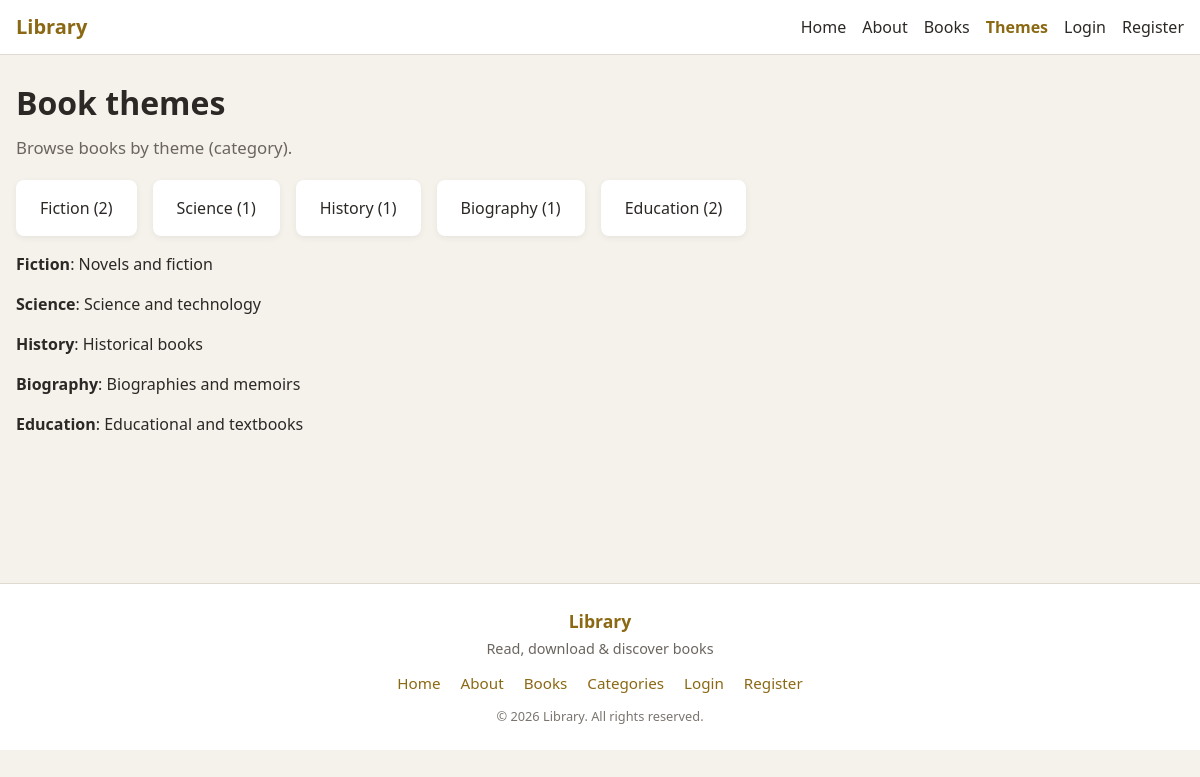
The app's page /themes/index.php with its own data.
### tables this page shows
CREATE TABLE `themes` (
  `id` int(10) UNSIGNED NOT NULL,
  `name` varchar(100) NOT NULL,
  `slug` varchar(100) NOT NULL,
  `description` text DEFAULT NULL,
  `sort_order` int(11) NOT NULL DEFAULT 0,
  `created_at` datetime NOT NULL DEFAULT current_timestamp()
);

### includes/functions.php (called while the page is built, shortened)
<?php
function e(?string $s): string {
    return $s === null ? '' : htmlspecialchars($s, ENT_QUOTES, 'UTF-8');
}
function base_url(string $path = ''): string {
    $path = ltrim($path, '/');
    return BASE_URL . ($path ? '/' . $path : '');
}
function asset(string $path): string {
    return base_url('assets/' . ltrim($path, '/'));
}

### includes/settings.php (called while the page is built, shortened)
<?php
function _settings_cache(bool $clear = false): ?array {
    static $cache = null;
    if ($cache === null) {
        try {
            $pdo = getDb();
            $stmt = $pdo->query('SELECT `key`, `value` FROM settings');
            $cache = $stmt->fetchAll(PDO::FETCH_KEY_PAIR) ?: [];
        } catch (Throwable $e) {
            $cache = [];
        }
    }
    return $cache;
}
function get_setting(string $key, ?string $default = null): ?string {
    $cache = _settings_cache();
    return $cache[$key] ?? $default;
}
function site_logo_url(): ?string {
    $file = get_setting('logo_file');
    return $file ? (SITE_ASSETS_URL . '/' . $file) : null;
}

### includes/auth.php (called while the page is built, shortened)
<?php
function current_user(): ?array {
    $id = $_SESSION['user_id'] ?? null;
    if (!$id) return null;
    $pdo = getDb();
    $stmt = $pdo->prepare('SELECT id, username, email, full_name, avatar, role, bio FROM users WHERE id = ?');
    $stmt->execute([$id]);
    $u = $stmt->fetch();
    return $u ?: null;
}

### themes/index.php (the view, shortened to what this page needs)
<?php
$pdo = getDb();
$stmt = $pdo->query('SELECT t.id, t.name, t.slug, t.description, COUNT(b.id) AS book_count FROM themes t LEFT JOIN books b ON b.theme_id = t.id GROUP BY t.id ORDER BY t.sort_order, t.name');
$themes = $stmt->fetchAll();
$currentNav = 'themes';
require_once dirname(__DIR__) . '/includes/header.php';
?>
<h1>Book themes</h1>
<p class="page-lead">Browse books by theme (category).</p>
<div class="themes-list">
  <?php foreach ($themes as $t): ?>
    <a href="<?= base_url('themes/view.php?slug=' . urlencode($t['slug'])) ?>">
      <?= e($t['name']) ?> (<?= (int) $t['book_count'] ?>)
    </a>
  <?php endforeach; ?>
</div>
<?php if (!empty($themes)): ?>
  <?php foreach ($themes as $t): ?>
    <?php if (!empty($t['description'])): ?>
      <div style="margin:1rem 0;">
        <strong><?= e($t['name']) ?></strong>: <?= e($t['description']) ?>
      </div>
    <?php endif; ?>
  <?php endforeach; ?>
<?php else: ?>
  <p>No themes yet.</p>
<?php endif; ?>
<?php require_once dirname(__DIR__) . '/includes/footer.php'; ?>

### includes/header.php (shortened to what this page needs)
<?php
$currentUser = current_user();
$currentNav = $currentNav ?? null;
$siteName = get_setting('site_name', 'Library');
$siteLogoUrl = site_logo_url();
?>
<!DOCTYPE html>
<html lang="en">
<head>
    <link rel="stylesheet" href="<?= asset('css/style.css') ?>">
</head>
<body>
<?php if (empty($authLayout)): ?>
<header class="site-header" id="site-header">
    <div class="header-inner">
        <a href="<?= base_url() ?>" class="logo">
            <?php if ($siteLogoUrl): ?>
                <img src="<?= e($siteLogoUrl) ?>" alt="<?= e($siteName) ?>" class="site-logo">
            <?php else: ?>
                <?= e($siteName) ?>
            <?php endif; ?>
        </a>
        <nav class="site-nav" id="site-nav">
            <a href="<?= base_url() ?>"<?= $currentNav === 'home' ? ' class="active"' : '' ?>>Home</a>
            <a href="<?= base_url('about.php') ?>"<?= $currentNav === 'about' ? ' class="active"' : '' ?>>About</a>
            <a href="<?= base_url('books/') ?>"<?= $currentNav === 'books' ? ' class="active"' : '' ?>>Books</a>
            <a href="<?= base_url('themes/') ?>"<?= $currentNav === 'themes' ? ' class="active"' : '' ?>>Themes</a>
            <?php if ($currentUser): ?>
                <a href="<?= base_url('user/favorites.php') ?>"<?= $currentNav === 'favorites' ? ' class="active"' : '' ?>>Favorites</a>
                <?php if (in_array($currentUser['role'], ['author', 'admin'], true)): ?>
                    <a href="<?= base_url('author/') ?>"<?= $currentNav === 'author' ? ' class="active"' : '' ?>>My Books</a>
                <?php endif; ?>
                <?php if ($currentUser['role'] === 'admin'): ?>
                    <a href="<?= base_url('admin/') ?>"<?= $currentNav === 'admin' ? ' class="active"' : '' ?>>Admin</a>
                <?php endif; ?>
                <a href="<?= base_url('auth/profile.php') ?>"<?= $currentNav === 'profile' ? ' class="active"' : '' ?>>Profile</a>
                <a href="<?= base_url('auth/logout.php') ?>">Logout</a>
            <?php else: ?>
                <a href="<?= base_url('auth/login.php') ?>">Login</a>
                <a href="<?= base_url('auth/register.php') ?>">Register</a>
            <?php endif; ?>
        </nav>
    </div>
</header>
<main class="main-content<?= !empty($isReaderPage) ? ' reader-main' : '' ?>">
<?php else: ?>
<div class="auth-page-wrap">
<?php endif; ?>

### includes/footer.php (shortened to what this page needs)
<?php if (!empty($authLayout)): ?>
</div>
<script src="<?= asset('js/main.js') ?>"></script>
</body>
</html>
<?php else: ?>
</main>
<footer class="site-footer">
    <div class="footer-inner">
        <?php
        $footerSiteName = get_setting('site_name', 'Library');
        $footerTagline = get_setting('site_tagline', 'Read online, download, and discover books. View on Web or use our App.');
        ?>
        <p class="footer-brand"><?= e($footerSiteName) ?></p>
        <p class="footer-tagline"><?= e($footerTagline) ?></p>
        <nav class="footer-nav" aria-label="Footer navigation">
            <a href="<?= base_url() ?>">Home</a>
            <a href="<?= base_url('about.php') ?>">About</a>
            <a href="<?= base_url('books/') ?>">Books</a>
            <a href="<?= base_url('themes/') ?>">Categories</a>
            <a href="<?= base_url('auth/login.php') ?>">Login</a>
            <a href="<?= base_url('auth/register.php') ?>">Register</a>
        </nav>
        <p class="footer-copy">&copy; <?= date('Y') ?> <?= e($footerSiteName) ?>. All rights reserved.</p>
    </div>
</footer>
</body>
</html>
<?php endif; ?>

### assets/css/style.css (style rules this page uses)
:root { --bg: #f5f1eb; --card: #fff; --text: #2c2825; --muted: #6b6560; --accent: #8b6914; --accent-hover: #6d5210; --border: #e0d9d0; --error: #c0392b; --success: #27ae60; }
* { box-sizing: border-box; }
body { margin: 0; font-family: 'Segoe UI', system-ui, sans-serif; background: var(--bg); color: var(--text); line-height: 1.5; }
.site-header { background: var(--card); border-bottom: 1px solid var(--border); padding: 0.75rem 1rem; }
.header-inner { max-width: 1200px; margin: 0 auto; display: flex; align-items: center; justify-content: space-between; flex-wrap: wrap; gap: 0.5rem; }
.logo { font-weight: 700; font-size: 1.25rem; color: var(--accent); text-decoration: none; display: inline-flex; align-items: center; gap: 0.5rem; }
.site-header nav { display: flex; flex-wrap: wrap; gap: 1rem; }
.site-header nav a { color: var(--text); text-decoration: none; }
.site-header nav a.active { font-weight: 600; color: var(--accent); }
.main-content { max-width: 1200px; margin: 0 auto; padding: 1.5rem 1rem; min-height: 60vh; }
.page-lead { color: var(--muted); font-size: 1.05rem; margin: 0 0 1.25rem; max-width: 640px; }
.site-footer { margin-top: 3rem; padding: 1.5rem 1rem; background: var(--card); border-top: 1px solid var(--border); text-align: center; color: var(--muted); font-size: 0.9rem; }
.footer-inner { max-width: 1200px; margin: 0 auto; }
.footer-brand { font-weight: 700; font-size: 1.1rem; color: var(--accent); margin: 0 0 0.25rem; }
.footer-tagline { margin: 0 0 0.75rem; max-width: 480px; margin-left: auto; margin-right: auto; line-height: 1.5; }
.footer-copy { margin: 0.75rem 0 0; font-size: 0.8rem; color: var(--muted); opacity: 0.9; }
.themes-list { display: flex; flex-wrap: wrap; gap: 1rem; }
.themes-list a { display: block; padding: 1rem 1.5rem; background: var(--card); border-radius: 8px; text-decoration: none; color: var(--text); box-shadow: 0 2px 6px rgba(0,0,0,.06); }
h1 { margin-top: 0; margin-bottom: 0.5rem; }
.footer-nav { display: flex; flex-wrap: wrap; justify-content: center; gap: 0.75rem 1.25rem; }
.footer-nav a { color: var(--accent); text-decoration: none; font-size: 0.95rem; }

### records on screen
themes: name "Fiction", book_count "2", description "Novels and fiction"
themes: name "Science", book_count "1", description "Science and technology"
themes: name "History", book_count "1", description "Historical books"
themes: name "Biography", book_count "1", description "Biographies and memoirs"
themes: name "Education", book_count "2", description "Educational and textbooks"

### other values on screen
$siteName "Library"
$footerSiteName "Library"
$footerTagline "Read, download & discover books"
